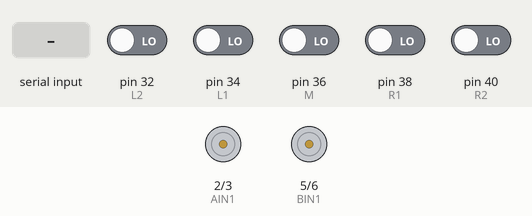
A sketch run on a simulated Arduino Mega 2560, built with avr-gcc and run on an emulated ATmega2560. Shown: motor-driver pin pairs drawn as motors (green arrow = first pin HIGH = forward, orange = second pin HIGH = backward, longer = more drive, scaled by the enable pin). The test bench sets the inputs (shaded band); at power-on: pin 32 (L2), pin 34 (L1), pin 36 (M), pin 38 (R1), pin 40 (R2) LOW.

Above: at 1.2 s.
1.3 s: "F" received over the second serial link
At 2.1 s:
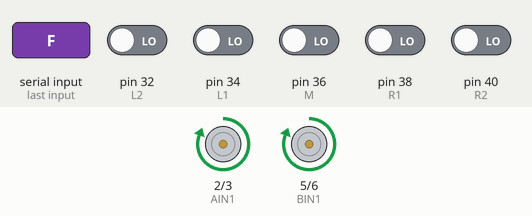
3.8 s: "B" received over the second serial link
At 4.3 s:
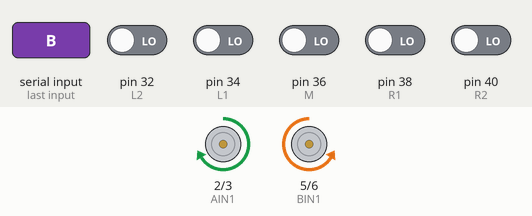
6.1 s: "L" received over the second serial link
At 6.5 s:
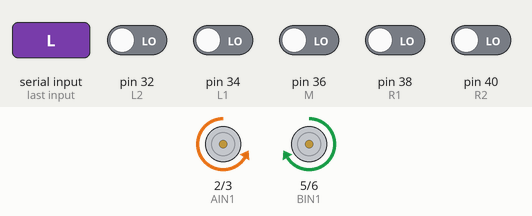
8.1 s: "T" received over the second serial link
At 8.6 s:
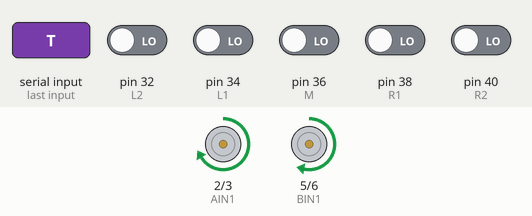
11.1 s: "F" received over the second serial link
At 12.6 s:
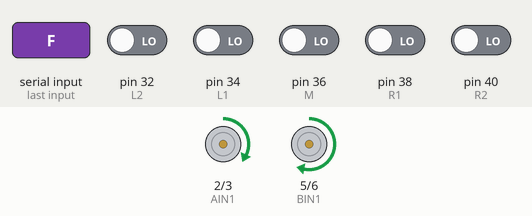
Timing chart, 0 to 14.1 s (numbered marks = the images above; inputs shaded):
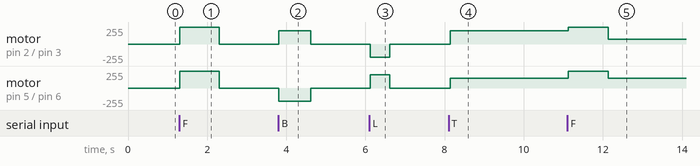

The sketch:

Mandatory.ino
```cpp
#include<SoftwareSerial.h>
#include<SPI.h>
#include<MFRC522.h>

#define AIN1 2
#define AIN2 3
#define BIN1 5
#define BIN2 6
#define PWMA 7
#define PWMB 12
#define L2 32
#define L1 34
#define M 36
#define R1 38
#define R2 40
#define SS_PIN 53
#define RST_PIN 9

SoftwareSerial BT(11,10);
MFRC522* mfrc522;
void setup() {
    pinMode(L2,INPUT);
    pinMode(L1,INPUT);
    pinMode(M,INPUT);
    pinMode(R1,INPUT);
    pinMode(R2,INPUT);
    pinMode(AIN1,OUTPUT);
    pinMode(AIN2,OUTPUT);
    pinMode(BIN1,OUTPUT);
    pinMode(BIN2,OUTPUT);
    pinMode(PWMA,OUTPUT);
    pinMode(PWMB,OUTPUT);
    mfrc522 = new MFRC522(SS_PIN, RST_PIN);
    mfrc522->PCD_Init();
    Serial.begin(9600);
    BT.begin(9600);
    SPI.begin();
}

void MotorSpeed(int A_speed, int B_speed) {
    if (A_speed >= 0) {
        digitalWrite(AIN1,HIGH);
        digitalWrite(AIN2,LOW);
    }
    else {
        digitalWrite(AIN1,LOW);
        digitalWrite(AIN2,HIGH);
        A_speed *= -1;
    }
    if (B_speed >= 0) {
        digitalWrite(BIN1,HIGH);
        digitalWrite(BIN2,LOW);
    }
    else {
        digitalWrite(BIN1,LOW);
        digitalWrite(BIN2,HIGH);
        B_speed *= -1;
    }
    analogWrite(PWMA,A_speed);
    analogWrite(PWMB,B_speed);
}

int weight[5] = {-2, -1, 0, 1, 2};
int sensors[5] = {L2, L1, M, R1, R2};
void tracking() {
    int delta = 0;
    int high_num = 0;
    for (int i = 0; i < 5; i++) {
        delta += weight[i] * digitalRead(sensors[i]);
        high_num += digitalRead(sensors[i]);
    }
    delta /= high_num;
    if(delta > 1) {
        MotorSpeed(200, -200);
        return;
    }
    if (delta < -1) {
        MotorSpeed(-200, 200);
        return;
    }
    MotorSpeed(150 + 80 * delta,150);
}

void reverse() {
    delay(500);
    MotorSpeed(255,-255);
    delay(300);
    while(!digitalRead(M)) {
        MotorSpeed(150,-150);
        delay(10);
    }
}
void right_turn() {
    delay(500); // Wait until the car goes into the center
    MotorSpeed(255,-255);
    delay(200);
    while(!digitalRead(M) || digitalRead(L2) || digitalRead(R2)) {
        MotorSpeed(100,-100);
        delay(10);
    }
}
int command = 0;
bool trackCommand = false;
void loop(){
    if (trackCommand == true) {
        tracking();
        delay(10);
        if (digitalRead(R1) && digitalRead(R2) && digitalRead(M) && digitalRead(L2) && digitalRead(L1)){
            if (command == 0)
                reverse();
            if (command == 1)
                right_turn();
            command = (command + 1) % 2;
        }
    }
    if(!mfrc522 -> PICC_IsNewCardPresent()) {
        goto FuncEnd;
    } //PICC_IsNewCardPresent()：是否感應到新的卡片?
    if(!mfrc522 -> PICC_ReadCardSerial()) {
        goto FuncEnd;
    } //PICC_ReadCardSerial()：是否成功讀取資料?
    BT.write("**Card Detected:**\n");
    for (byte i = 0; i < mfrc522->uid.size; i++) {
        Serial.print(mfrc522->uid.uidByte[i], HEX);
    }
    mfrc522->PICC_DumpDetailsToSerial(&(mfrc522->uid)); //讀出 UID
    mfrc522->PICC_HaltA(); // 讓同一張卡片進入停止模式 (只顯示一次)
    mfrc522->PCD_StopCrypto1(); // 停止 Crypto1
    FuncEnd:;
    while(BT.available()){
        char a = BT.read();
        if (a == 'F') {
            MotorSpeed(255,255);
            delay(1000);
            BT.write("OK\n");
            MotorSpeed(0,0);
        }
        if (a == 'B') {
            MotorSpeed(200,-200);
            delay(800);
            BT.write("OK\n");
            MotorSpeed(0,0);
        }
        if (a == 'L') {
            MotorSpeed(-200,200);
            delay(500);
            BT.write("OK\n");
            MotorSpeed(0,0);
        }
        if (a == 'R') {
            MotorSpeed(200,-200);
            delay(500);
            BT.write("OK\n");
            MotorSpeed(0,0);
        }
        if (a == 'T') {
            trackCommand = true;
            BT.write("Start Tracking\n");
        }
        if (a == 'S') {
            trackCommand = false;
            MotorSpeed(0,0);
            BT.write("Stop Tracking\n");
        }
    }
}
```

Measured:
- after the input at 1.3 s, motor on pin 2 (AIN1) / pin 3 (AIN2), motor on pin 5 (BIN1) / pin 6 (BIN2): stopped → forward 255/255 at once, → stopped 1.0 s later
- after the input at 3.8 s, motor on pin 2 (AIN1) / pin 3 (AIN2): stopped → forward 200/255 at once, → stopped 0.80 s later; motor on pin 5 (BIN1) / pin 6 (BIN2): stopped → backward 200/255 at once, → stopped 0.80 s later
- after the input at 6.1 s, motor on pin 2 (AIN1) / pin 3 (AIN2): stopped → backward 200/255 at once, → stopped 0.50 s later; motor on pin 5 (BIN1) / pin 6 (BIN2): stopped → forward 200/255 at once, → stopped 0.50 s later
- after the input at 8.1 s, motor on pin 2 (AIN1) / pin 3 (AIN2): stopped → forward 200/255 at once; motor on pin 5 (BIN1) / pin 6 (BIN2): stopped → forward 150/255 at once
- after the input at 11.1 s, motor on pin 2 (AIN1) / pin 3 (AIN2): forward 200/255 → forward 255/255 at once, → forward 70/255 1.0 s later; motor on pin 5 (BIN1) / pin 6 (BIN2): forward 150/255 → forward 255/255 at once, → forward 150/255 1.0 s later
